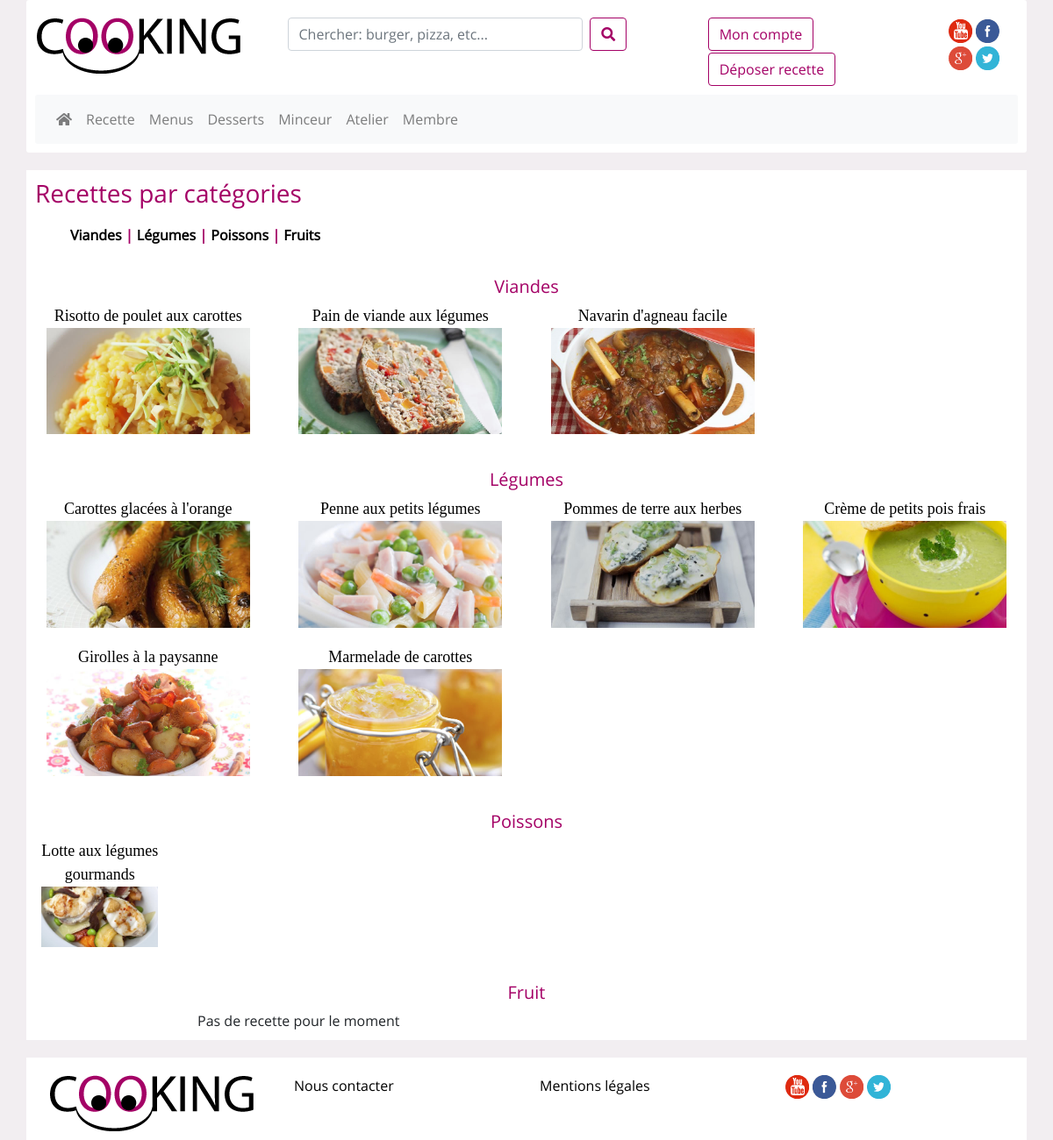
Page /recettes.php on the committed database.
### tables this page shows
CREATE TABLE IF NOT EXISTS `recettes` (
  `idRecette` int(11) NOT NULL AUTO_INCREMENT,
  `titre` varchar(250) NOT NULL,
  `chapo` text NOT NULL,
  `img` varchar(50) NOT NULL,
  `preparation` text NOT NULL,
  `ingredient` text NOT NULL,
  `membre` int(11) NOT NULL,
  `couleur` varchar(30) NOT NULL,
  `dateCrea` timestamp NOT NULL DEFAULT CURRENT_TIMESTAMP ON UPDATE CURRENT_TIMESTAMP,
  `categorie` int(11) NOT NULL,
  `tempsCuisson` varchar(50) NOT NULL,
  `tempsPreparation` varchar(50) NOT NULL,
  `difficulte` varchar(50) NOT NULL,
  `prix` varchar(50) NOT NULL,
  PRIMARY KEY (`idRecette`)
);

### recettes.php (the view, shortened to what this page needs)
<?php
require "header.php";
require "pdo.php";
?>
<div class="row liste_recettes">
	<h3>Recettes par catégories</h3><div class="w-100"></div>
	<div class="categories">
		<a href="#viande">Viandes </a>|
		<a href="#legume">Légumes </a>|
		<a href="#poisson">Poissons </a>|
		<a href="#fruit">Fruits</a>
	</div>
	<h5 style="text-align: center !important;width: 100%;" id="viande">Viandes</h5>
	<div class="row" style="text-align: center;">
		<?php
		$resultats=$pdo->query("SELECT titre, img, idRecette FROM recettes, categories WHERE nom = 'viande' AND idCategorie = categorie");
		$ligne = $resultats->fetchAll();
		foreach ($ligne as $key => $value) {
			echo "<div class='col-md-3 col-sm-6 recette_titre'>"
			 . "<a href='recette.php?id=". $value[2] . "'><span class='titre_recette'>" . $value[0] . "</span></a>" .
			 "<a href='recette.php?id=". $value[2] . "'><img class='recettejour' src=photos/recettes/". $value[1] ."></a>" .
			 "</div>";
		}$resultats->closeCursor();
		?>
	</div>
	<h5 style="text-align: center !important;width: 100%;" id="legume">Légumes</h5>
	<div class="row" style="text-align: center;">
		<?php
		$resultats=$pdo->query("SELECT titre, img, idRecette FROM recettes WHERE categorie = 2");
		$ligne = $resultats->fetchAll();
		foreach ($ligne as $key => $value) {
			echo "<div class='col-md-3 col-sm-6 recette_titre'>"
			 . "<a href='recette.php?id=". $value[2] . "'><span class='titre_recette'>" . $value[0] . "</span></a>" .
			 "<a href='recette.php?id=". $value[2] . "'><img class='recettejour' src=photos/recettes/". $value[1] ."></a>" .
			 "</div>";
		}$resultats->closeCursor();
			?>
	</div>
	<h5 style="text-align: center !important;width: 100%;" id="poisson">Poissons</h5><div class="w-100"></div>
	<div class="row" style="text-align: center;">
		<?php
		$resultats=$pdo->query("SELECT titre, img, idRecette FROM recettes WHERE categorie = 3");
		$ligne = $resultats->fetchAll();
		foreach ($ligne as $key => $value) {
			echo "<div class='col-md-3 col-sm-6 recette_titre'>"
			 . "<a href='recette.php?id=". $value[2] . "'><span class='titre_recette'>" . $value[0] . "</span></a>" .
			 "<a href='recette.php?id=". $value[2] . "'><img class='recettejour' src=photos/recettes/". $value[1] ."></a>" .
			 "</div>";
		}
		?>
	</div>
	<h5 style="text-align: center !important;width: 100%;" id="fruit">Fruit</h5><div class="w-100"></div>
	<div class="row" style="text-align: center;">
		<?php
		$resultats=$pdo->query("SELECT titre, img, idRecette FROM recettes WHERE categorie = 4");
		$ligne = $resultats->fetchAll();
		if($ligne === array()){
		    echo "<span style='margin-left: 200px;'>Pas de recette pour le moment</span>";
		}
		?>
	</div>
</div>
<?php
require "footer.php";
?>

### css/style.css (style rules this page uses)
body { background-color: #F2EEF1; position: relative; font-family: 'open' !important; }
* { box-sizing:border-box }
.titre_recette { font-family: 'candelabook'; font-size: 18px; }
* { box-sizing: border-box; }
body { font-family: Verdana, sans-serif; }
img { vertical-align: middle; }
.recettejour { width: 90%; margin-left: auto; margin-right: auto; display: block; }
.liste_recettes { background-color: white; margin-top: 20px; margin-bottom: 20px; padding: 10px; }
.liste_recettes h3 { color: #a40166; }
.liste_recettes h5 { color: #a40166; margin-top: 20px; }
.categories,a { color: black; }
.categories { margin: 10px 0 15px 40px; font-weight: bold; }
.categories,a:hover { color: #a40166; }
.recette_titre { font-family: 'candelabook'; font-size: 18px; margin-bottom: 20px; }

### rows in the picture
recettes: titre "Risotto de poulet aux carottes", img (picture)
recettes: titre "Pain de viande aux légumes", img (picture)
recettes: titre "Navarin d'agneau facile", img (picture)
recettes: titre "Carottes glacées à l'orange", img (picture)
recettes: titre "Penne aux petits légumes", img (picture)
recettes: titre "Pommes de terre aux herbes", img (picture)
recettes: titre "Crème de petits pois frais", img (picture)
recettes: titre "Girolles à la paysanne", img (picture)
recettes: titre "Marmelade de carottes", img (picture)
recettes: titre "Lotte aux légumes gourmands", img (picture)
